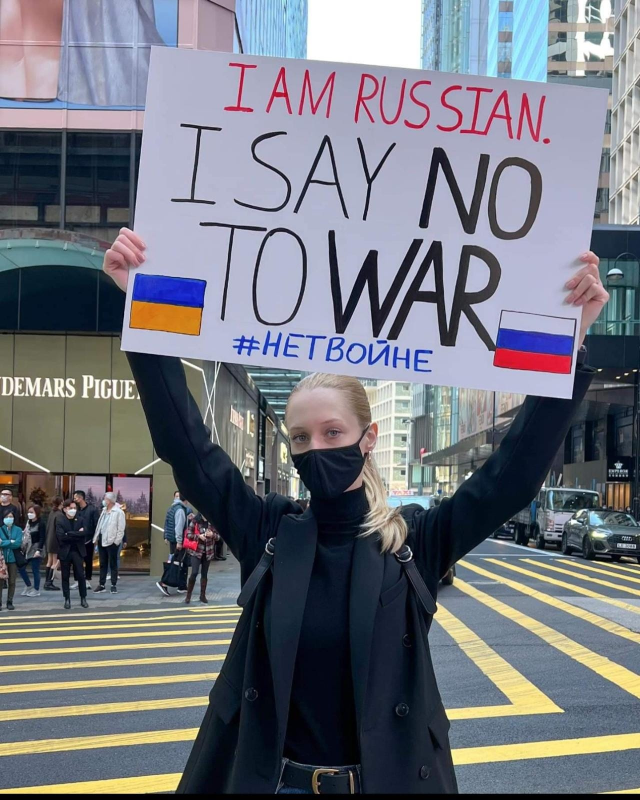
#> input picture Basic/img1.jpeg, 1280 x 1600 px (shown at 1/2 size)
$ python 'Contour Detection.py'   (older library calls are emulated)
#> lines starting #> are read from the running program, lines starting #| are printed output that depends on the picture; after the words box and inside, x2 and y2 are one past the last pixel; in counts of white or black regions, pixels touching at a corner belong together
import cv2 as cv
import numpy as np

# Contour Detectin:
image = cv.imread('img1.jpeg')
#> image is the input picture: shape (1600, 1280, 3); mean B, G, R 126.7, 117.9, 115
img = cv.resize(image, (700, 900))  # width and height
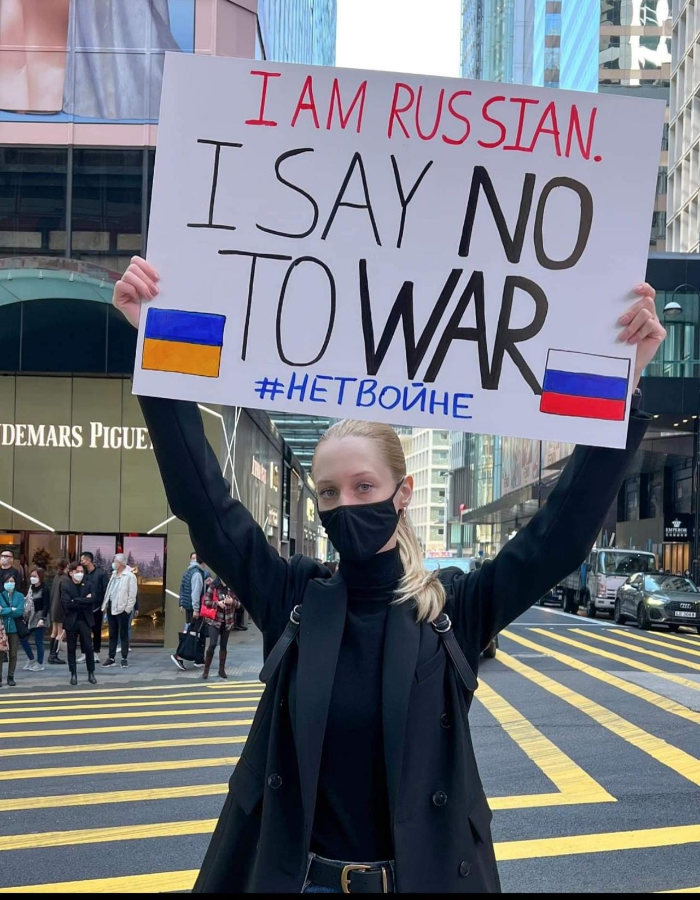
#> img: shape (900, 700, 3); mean B, G, R 126.6, 117.8, 114.9

# Convert image to Gray scale
gray = cv.cvtColor(img, cv.COLOR_BGR2GRAY)
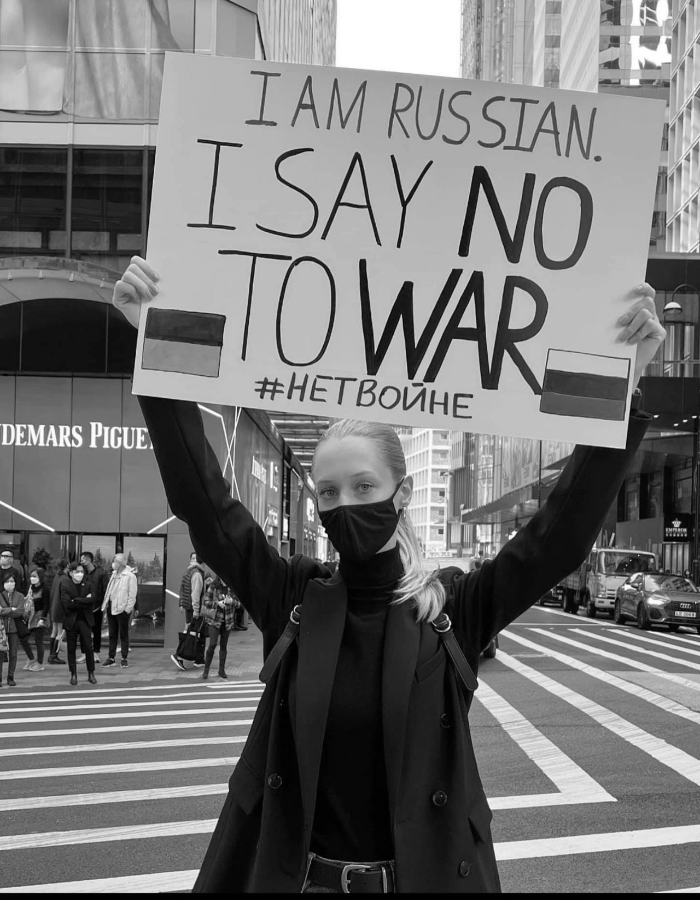
#> gray: shape (900, 700); min 0, max 255, mean 118

# Blur
blur = cv.GaussianBlur(gray,(5,5),cv.BORDER_DEFAULT)
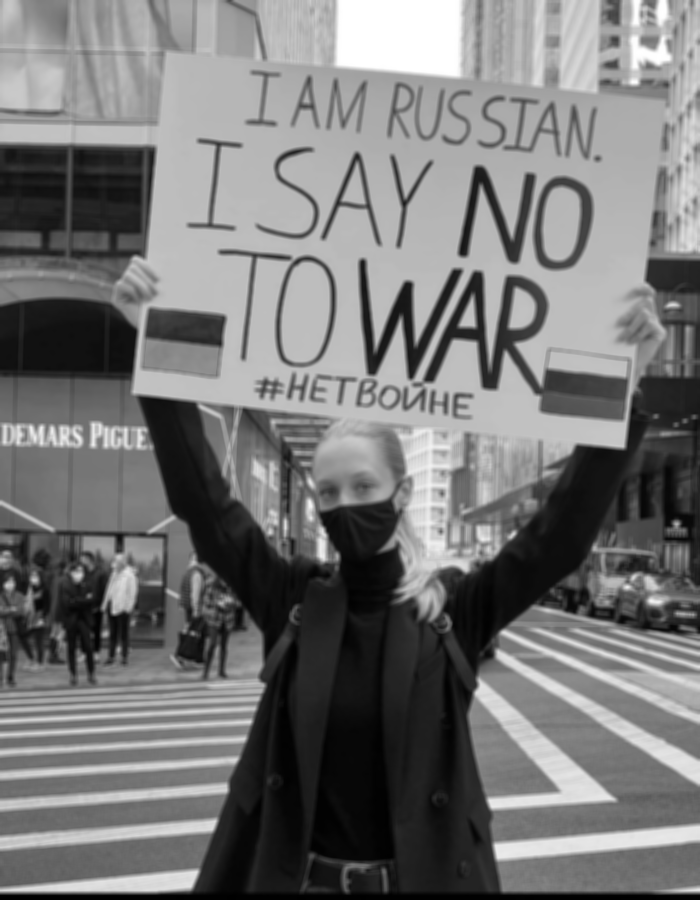
#> blur: shape (900, 700); min 0, max 255, mean 118

# use canny to detect the edge
canny = cv.Canny(blur, 125, 175)
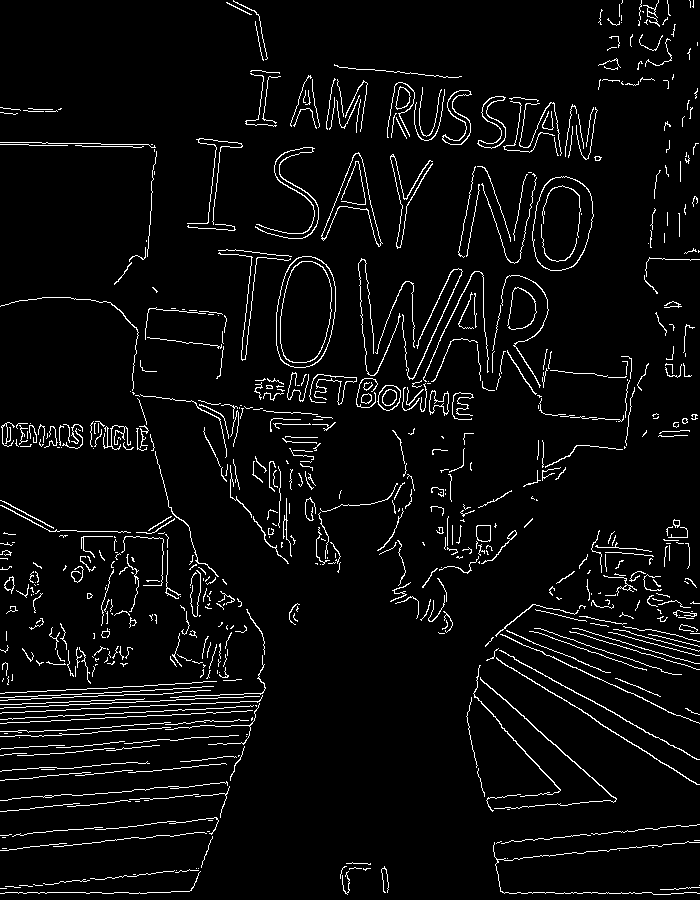
#> canny: shape (900, 700); 4.7% white in thin lines or dots

#cv.imshow('Canny Edges', canny)
# detect contour (cv.findContours(image,mode,method))
# contours is the edge in the image. return a list
# cv.RETR_LIST: RETURN all the hierarchies countours found in the image
# cv.RETR_EXTERNAL: RETURN only the outsidest hierachies
# #cv.RETR_TREE: return all the hierarchical contours, all the contours that are in a hierarchical system
# method: how to approximate the contour
# none do nothing, simple return the hierachies that make more sences
# https://blog.csdn.net/sunny2038/article/details/12889059

# can blue and canny or set thersold (binarize the image) below the lower thresh, set 0 or blank,above the upper thresh, set to white
ret, thresh = cv.threshold(gray, 100, 250,cv.THRESH_BINARY)
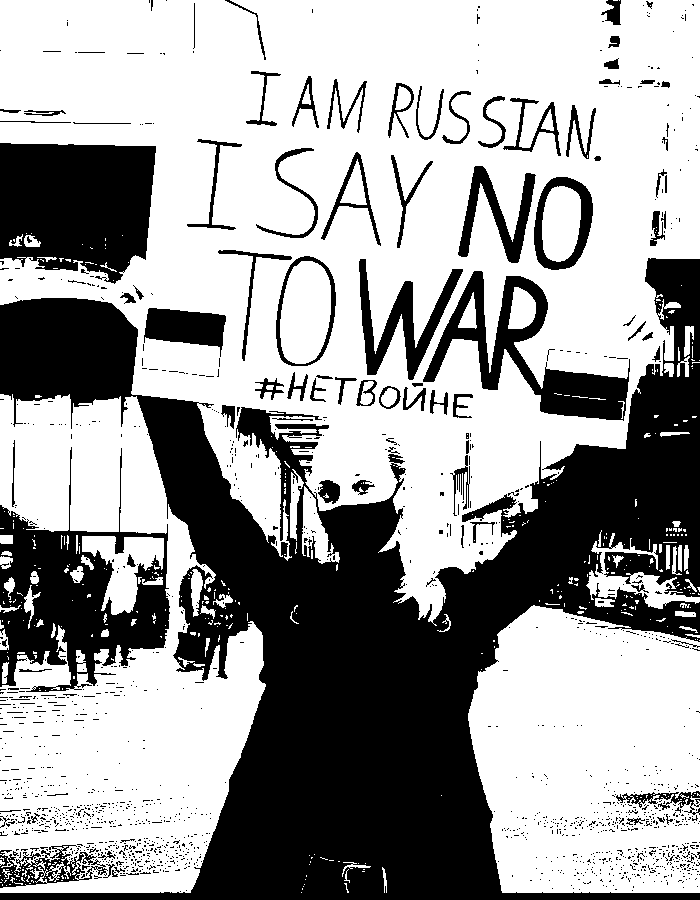
#> thresh: shape (900, 700); values 0 (black) and 250 (white), 62.5% white; 1480 black regions (1384 under 20 px)
contoured, contours, hierarchies = cv.findContours(thresh,cv.RETR_LIST,cv.CHAIN_APPROX_SIMPLE)
#> contours = 2247 contours, 2036 with area under 20; largest, box (x1, y1, x2, y2) and area: (0, 0, 700, 626) 282890, (0, 394, 266, 893) 73097, (468, 605, 700, 893) 56728, (422, 270, 631, 422) 10670, (275, 255, 337, 367) 5434
# [5 lines of commented-out code are left out]
blank = np.zeros(img.shape,dtype='uint8')
#cv.imshow('blank',blank)
# Draw the contour on the blank image

cv.drawContours(blank,contours,-1,(0,0,255),1)
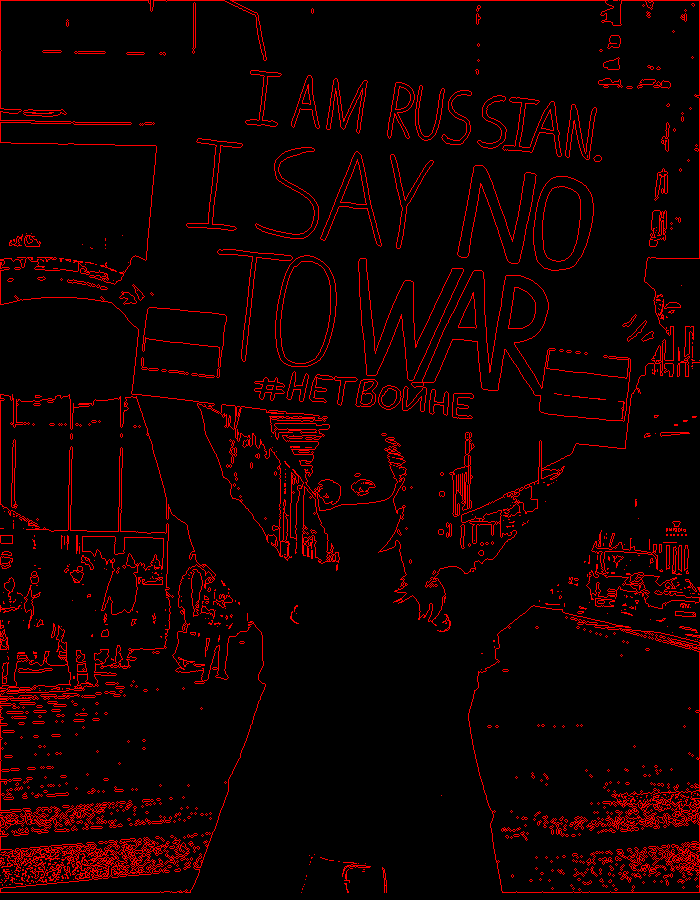
#> blank: shape (900, 700, 3); mean of channels 0, 1, 2 0, 0, 15.6; drawn as B, G, R
cv.imshow('drawContours',blank)
cv.waitKey(5000)
